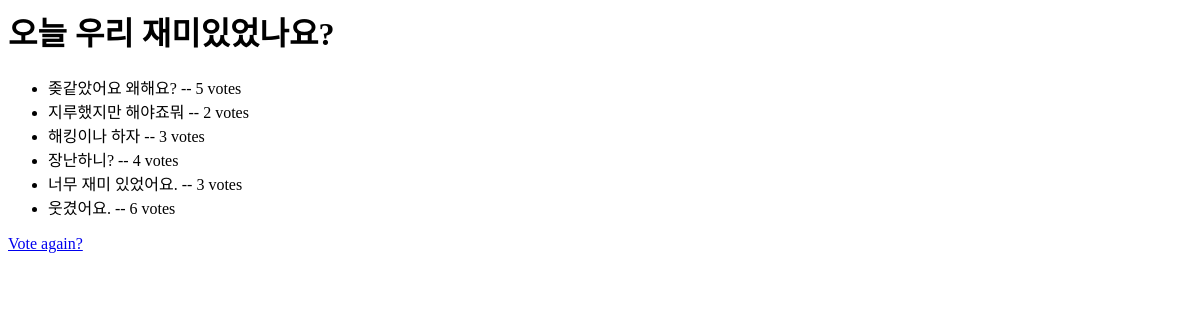
Page /polls/3/results/ on the earlier database version.
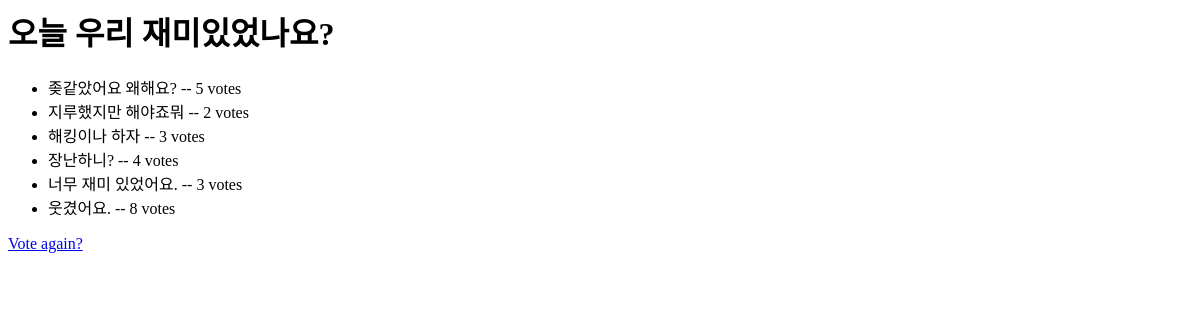
Same page on the later database version.
### polls/models.py (models this page shows, shortened)
class Question(models.Model):
    question_text = models.CharField(max_length=200)
    pub_date = models.DateTimeField('date published')

class Choice(models.Model):
    question = models.ForeignKey(Question, on_delete=models.CASCADE)
    choice_text = models.CharField(max_length=200)
    votes = models.IntegerField(default=0)

### polls/views.py (the view)
# urls.py: path('<int:question_id>/results/', views.results, name='results'),
def results(request, question_id):
    question = get_object_or_404(Question, pk=question_id)
    return render(request, 'polls/results.html', {'question': question})

### polls/templates/polls/results.html
<h1>{{ question.question_text }}</h1>
<ul>
{% for choice in question.choice_set.all %}
    <li>{{ choice.choice_text }} -- {{ choice.votes }} vote{{ choice.votes|pluralize }}</li>
{% endfor %}
</ul>
<a href="{% url 'polls:detail' question.id %}">Vote again?</a>

Differences in the rows shown:
changed Choice "웃겼어요.": votes "6" → "8"
